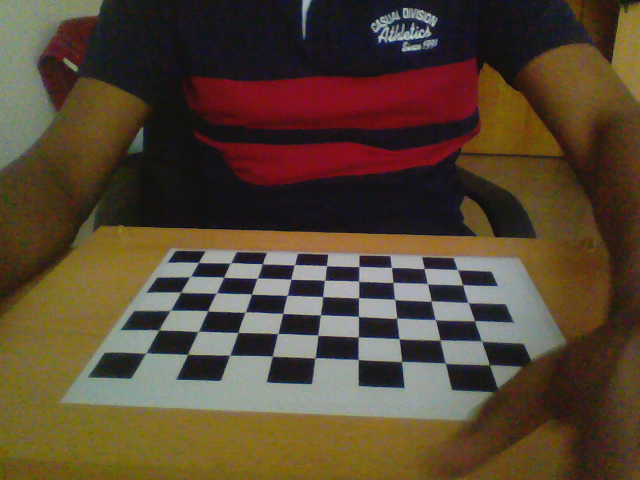
//> input picture CameraCalibration/CameraCalibration/Image_15991704.png, 640 x 480 px, given in place of 23.png, which was not available
$ ./main   (built with g++ and OpenCV 4)
//> lines starting //> are read from the running program, lines starting //| are printed output that depends on the picture; pictures that were not available may be replaced by others from this repository, and a replacement may not be noted
### LocalBinaryPatterns/LocalBinaryPatterns/histogram.hpp
#ifndef HISTOGRAM_HPP_
#define HISTOGRAM_HPP_

//! \author philipp <bytefish[at]gmx[dot]de>
//! \copyright BSD, see LICENSE.

//#include <cv.h>
#include "opencv2\opencv.hpp"
#include <limits>

using namespace cv;
using namespace std;

namespace lbp {

	// templated functions
	template <typename _Tp>
	void histogram_(const Mat& src, Mat& hist, int numPatterns);

	template <typename _Tp>
	double chi_square_(const Mat& histogram0, const Mat& histogram1);

	// non-templated functions
	void spatial_histogram(const Mat& src, Mat& spatialhist, int numPatterns, const Size& window, int overlap = 0);

	// wrapper functions
	void spatial_histogram(const Mat& src, Mat& spatialhist, int numPatterns, int gridx = 8, int gridy = 8, int overlap = 0);
	void histogram(const Mat& src, Mat& hist, int numPatterns);
	double chi_square(const Mat& histogram0, const Mat& histogram1);

	// Mat return type functions
	Mat histogram(const Mat& src, int numPatterns);
	Mat spatial_histogram(const Mat& src, int numPatterns, const Size& window, int overlap = 0);
	Mat spatial_histogram(const Mat& src, int numPatterns, int gridx = 8, int gridy = 8, int overlap = 0);
}
#endif

### LocalBinaryPatterns/LocalBinaryPatterns/lbp.hpp
#ifndef LBP_HPP_
#define LBP_HPP_

//! \author philipp <bytefish[at]gmx[dot]de>
//! \copyright BSD, see LICENSE.

//#include <cv.h>
#include "opencv2\opencv.hpp"
#include <limits>

using namespace cv;
using namespace std;

namespace lbp {

	// templated functions
	template <typename _Tp>
	void OLBP_(const cv::Mat& src, cv::Mat& dst);

	template <typename _Tp>
	void ELBP_(const cv::Mat& src, cv::Mat& dst, int radius = 1, int neighbors = 8);

	template <typename _Tp>
	void VARLBP_(const cv::Mat& src, cv::Mat& dst, int radius = 1, int neighbors = 8);

	// wrapper functions
	void OLBP(const Mat& src, Mat& dst);
	void ELBP(const Mat& src, Mat& dst, int radius = 1, int neighbors = 8);
	void VARLBP(const Mat& src, Mat& dst, int radius = 1, int neighbors = 8);

	// Mat return type functions
	Mat OLBP(const Mat& src);
	Mat ELBP(const Mat& src, int radius = 1, int neighbors = 8);
	Mat VARLBP(const Mat& src, int radius = 1, int neighbors = 8);

}
#endif

### LocalBinaryPatterns/LocalBinaryPatterns/lbp.cpp
#include "lbp.hpp"

const double M_PI = 3.14;

using namespace cv;

template <typename _Tp>
// [18 lines left out: function OLBP_, not called in this run]

template <typename _Tp>
// [34 lines left out: function ELBP_, not called in this run]

template <typename _Tp>
void lbp::VARLBP_(const Mat& src, Mat& dst, int radius, int neighbors) {
	max(min(neighbors, 31), 1); // set bounds
	dst = Mat::zeros(src.rows - 2 * radius, src.cols - 2 * radius, CV_32FC1); //! result
	// allocate some memory for temporary on-line variance calculations
	Mat _mean = Mat::zeros(src.rows, src.cols, CV_32FC1);
	Mat _delta = Mat::zeros(src.rows, src.cols, CV_32FC1);
	Mat _m2 = Mat::zeros(src.rows, src.cols, CV_32FC1);
	for (int n = 0; n<neighbors; n++) {
		// sample points
		float x = static_cast<float>(radius)* cos(2.0*M_PI*n / static_cast<float>(neighbors));
		float y = static_cast<float>(radius)* -sin(2.0*M_PI*n / static_cast<float>(neighbors));
		// relative indices
		int fx = static_cast<int>(floor(x));
		int fy = static_cast<int>(floor(y));
		int cx = static_cast<int>(ceil(x));
		int cy = static_cast<int>(ceil(y));
		// fractional part
		float ty = y - fy;
		float tx = x - fx;
		// set interpolation weights
		float w1 = (1 - tx) * (1 - ty);
		float w2 = tx  * (1 - ty);
		float w3 = (1 - tx) *      ty;
		float w4 = tx  *      ty;
		// iterate through your data
		for (int i = radius; i < src.rows - radius; i++) {
			for (int j = radius; j < src.cols - radius; j++) {
				float t = w1*src.at<_Tp>(i + fy, j + fx) + w2*src.at<_Tp>(i + fy, j + cx) + w3*src.at<_Tp>(i + cy, j + fx) + w4*src.at<_Tp>(i + cy, j + cx);
				_delta.at<float>(i, j) = t - _mean.at<float>(i, j);
				_mean.at<float>(i, j) = (_mean.at<float>(i, j) + (_delta.at<float>(i, j) / (1.0*(n + 1)))); // i am a bit paranoid
				_m2.at<float>(i, j) = _m2.at<float>(i, j) + _delta.at<float>(i, j) * (t - _mean.at<float>(i, j));
			}
		}
	}
	// calculate result
	for (int i = radius; i < src.rows - radius; i++) {
		for (int j = radius; j < src.cols - radius; j++) {
			dst.at<float>(i - radius, j - radius) = _m2.at<float>(i, j) / (1.0*(neighbors - 1));
		}
	}
}

// now the wrapper functions
// [23 lines left out: functions OLBP, ELBP, not called in this run]

void lbp::VARLBP(const Mat& src, Mat& dst, int radius, int neighbors) {
	switch (src.type()) {
	case CV_8SC1: VARLBP_<char>(src, dst, radius, neighbors); break;
	case CV_8UC1: VARLBP_<unsigned char>(src, dst, radius, neighbors); break;
	case CV_16SC1: VARLBP_<short>(src, dst, radius, neighbors); break;
	case CV_16UC1: VARLBP_<unsigned short>(src, dst, radius, neighbors); break;
	case CV_32SC1: VARLBP_<int>(src, dst, radius, neighbors); break;
	case CV_32FC1: VARLBP_<float>(src, dst, radius, neighbors); break;
	case CV_64FC1: VARLBP_<double>(src, dst, radius, neighbors); break;
	}
}

// now the Mat return functions
Mat lbp::OLBP(const Mat& src) { Mat dst; OLBP(src, dst); return dst; }
Mat lbp::ELBP(const Mat& src, int radius, int neighbors) { Mat dst; ELBP(src, dst, radius, neighbors); return dst; }
Mat lbp::VARLBP(const Mat& src, int radius, int neighbors) { Mat dst; VARLBP(src, dst, radius, neighbors); return dst; }

### LocalBinaryPatterns/LocalBinaryPatterns/main.cpp
#include <stdio.h>
#include <iostream>
#include "opencv2\opencv.hpp"
#include "opencv2\highgui\highgui.hpp"
#include "lbp.hpp"
#include "histogram.hpp"

using namespace std;
using namespace cv;

int main(int argc, const char *argv[])
{
	// [14 lines of commented-out code are left out]
	Mat frame, image1, image2; // always references the last frame
	Mat dst; // image after preprocessing
	Mat lbp; // lbp image

	String imagefile1 = "D:\\Markers_UsedForTraining\\Markers_Any_Background\\Positve_Mark4\\00000010.png";
	//imagefile1 = "D:\\IPCT_Testdaten\\UW9\\Seq_17_turn\\cam_1\\frame_000269.bmp";
	imagefile1 = "D:\\Markers_UsedForTraining\\New_Marker_Design\\23.png";

	String imagefile2 = "D:\\Markers_UsedForTraining\\New_Marker_Design\\bg1.png";

	image1 = imread(imagefile1, IMREAD_GRAYSCALE);
//> image1: 480 rows x 640 cols, CV_8UC1; min 9, max 200, mean 71.5
	image2 = imread(imagefile2, IMREAD_GRAYSCALE);
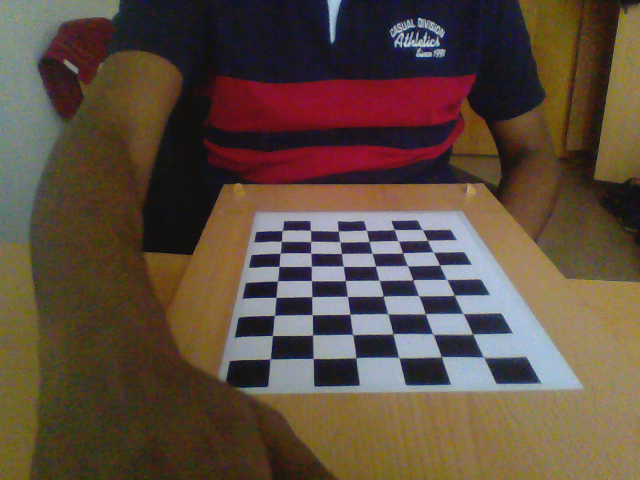
//> input picture CameraCalibration/CameraCalibration/Image_16993703.png, 640 x 480 px, given in place of bg1.png, which was not available
//> image2: 480 rows x 640 cols, CV_8UC1; min 8, max 209, mean 79
	resize(image1, image1, Size(100, 100));
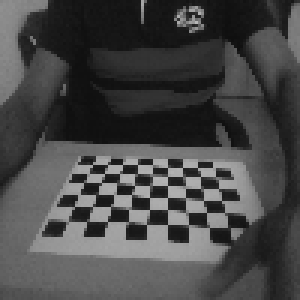
//> image1: 100 rows x 100 cols, CV_8UC1 (shown 3 times larger); min 15, max 184, mean 71.3
	//bitwise_not(image1, image1);
	resize(image2, image2, Size(100, 100));
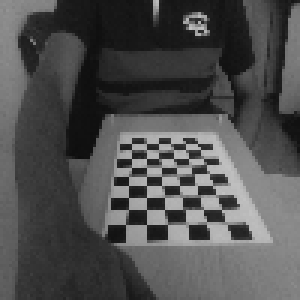
//> image2: 100 rows x 100 cols, CV_8UC1 (shown 3 times larger); min 14, max 193, mean 79.1
	//bitwise_not(image2, image2);
	//final image
	addWeighted(image1, 1, image2, 0.2, 0.0, frame);
	//namedWindow("final", CV_WINDOW_FREERATIO);
	//imshow("final", frame);
	//waitKey(0);
	// initial values
	int radius = 1;
	int neighbors = 8;

	// windows
	namedWindow("original", CV_WINDOW_FREERATIO);
	namedWindow("lbp", CV_WINDOW_FREERATIO);


	// just to switch between possible lbp operators
	vector<string> lbp_names;
	lbp_names.push_back("Extended LBP"); // 0
	lbp_names.push_back("Fixed Sampling LBP"); // 1
	lbp_names.push_back("Variance-based LBP"); // 2
	int lbp_operator = 2;

	bool running = true;
	while (running)
	{
		/*cap >> frame;*/
		/*frame = imread(image, IMREAD_GRAYSCALE);*/
		//bitwise_not(frame, dst);
		dst = frame;
		//cvtColor(frame, dst, CV_BGR2GRAY);
		GaussianBlur(dst, dst, Size(7, 7), 5, 3, BORDER_CONSTANT); // tiny bit of smoothing is always a good idea
		// comment the following lines for original size
		/*resize(frame, frame, Size(), 0.5, 0.5);
		resize(dst,dst,Size(), 0.5, 0.5);*/
		//
		switch (lbp_operator)
		{
		case 0:
			lbp::ELBP(dst, lbp, radius, neighbors); // use the extended operator
			break;
		case 1:
			lbp::OLBP(dst, lbp); // use the original operator
			break;
		case 2:
			lbp::VARLBP(dst, lbp, radius, neighbors);
//> after the loop in VARLBP_, `for (int n = 0; n<neighbors; n++)`:
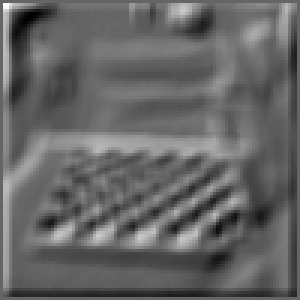
//> _delta: 100 rows x 100 cols, CV_32FC1 (shown 3 times larger); min -21.63, max 32.57, mean 0; drawn with min black and max white
//> after the loop in VARLBP_, `for (int n = 0; n<neighbors; n++)`:
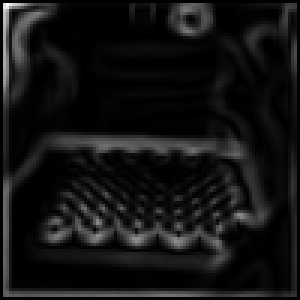
//> _m2: 100 rows x 100 cols, CV_32FC1 (shown 3 times larger); min 0, max 3073.5, mean 237.8; drawn with min black and max white
			break;
		}
		// now to show the patterns a normalization is necessary
		// a simple min-max norm will do the job...
		normalize(lbp, lbp, 0, 255, NORM_MINMAX, CV_8UC1);

		imshow("original", frame);
		imshow("lbp", lbp);

		char key = (char)waitKey(0);
//> the 'q' key is pressed

		// exit on escape
		if (key == 27)
			running = false;

		// [43 lines of commented-out code are left out]
	}
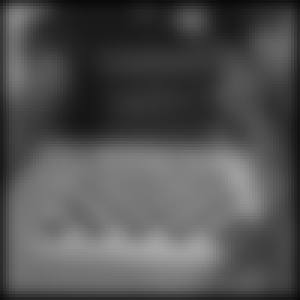
//> dst: 100 rows x 100 cols, CV_8UC1 (shown 3 times larger); min 10, max 165, mean 80.9
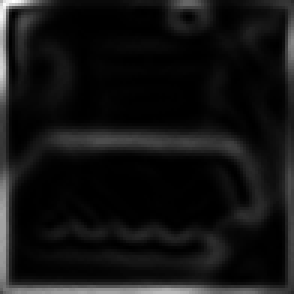
//> lbp: 98 rows x 98 cols, CV_8UC1 (shown 3 times larger); min 0, max 255, mean 19.2
	/*system("pause");*/
	return 0; // success
}
